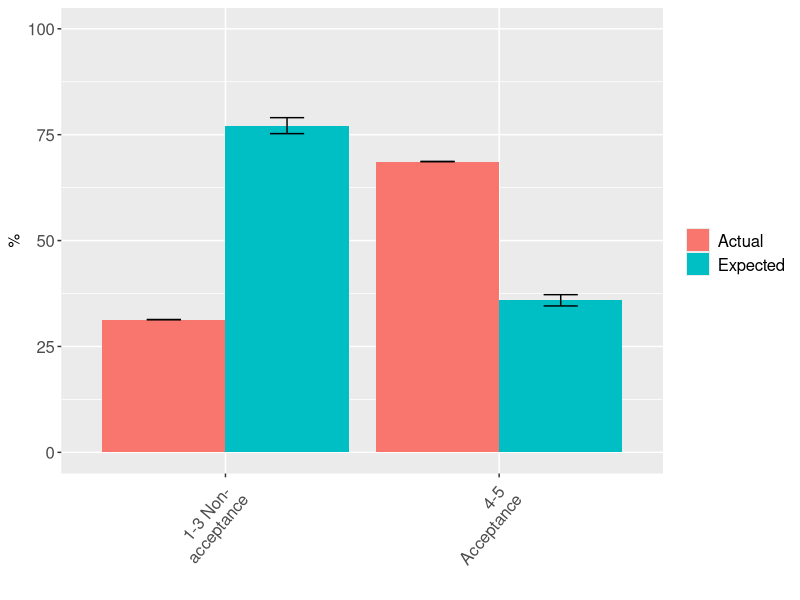
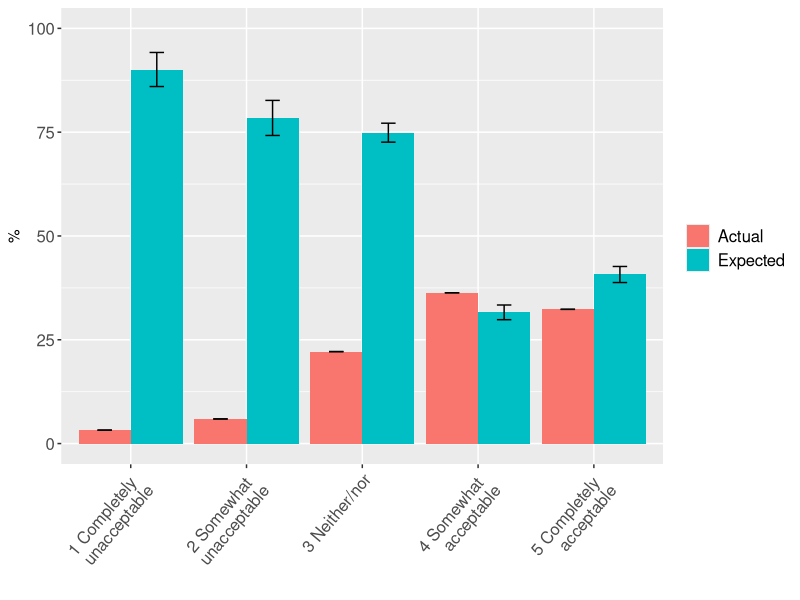
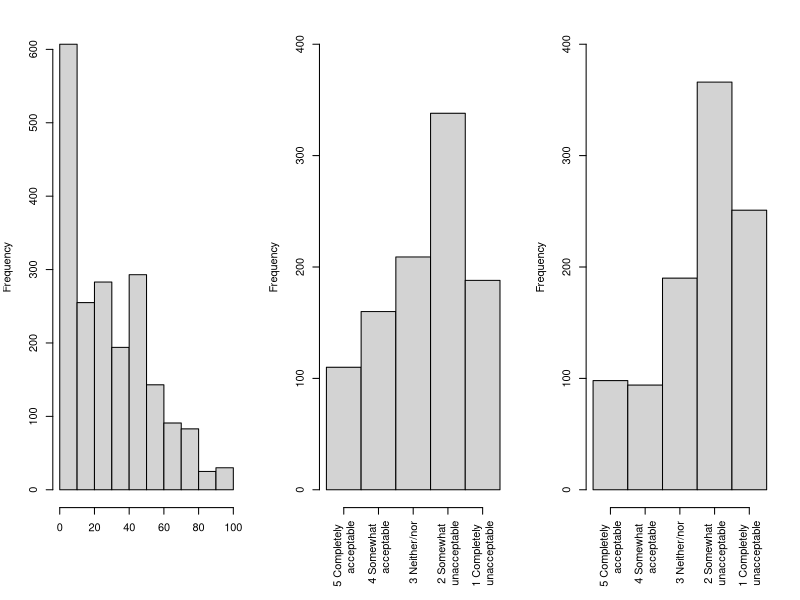

Reproduce these figures in R, in order. (Note: this script raises an error after producing the figures.)

setwd("D:/Projects/2_Working Papers/Topic Modelling Climate/Mestre et al")
#install.packages(c("magrittr", "data.table", 'dplyr', 'ggplot2', 'cluster'))
sapply(c("MASS","DescTools", "magrittr", "data.table", 'plyr','dplyr', 'ggplot2', 'cluster', 'dendextend','pkgbuild','devtools','R.methodsS3','stm','ngram','matrixStats','corrplot','ggpubr','wordcloud','ggplot2'), require, character.only = T)

knitr::opts_chunk$set(fig.width=12, fig.height=12) 
data <- read.csv('UABSES_158632_20190822_spelling corrected_noaccent.csv', header=T, sep=',')
data<-data[,c(-1,-3,-4,-5,-7,-8,-9,-10,-74)]#drop irrelevant columns

PeerEffectAnalysis<-0

for (column in c(2:7,9:53,55:67)){
  data[,column]<-as.numeric(as.character(data[,column])) #make sure all numbers are recognized as numbers
  #data[which(data[,column]==.),column]<-NA #make 8 (no opinion) NA
}
#67 columns, with two being textual responses

# #cleaning, renaming and recoding variabe consistent with the other survey
# data$timing_rec3[data$timing_rec3==3]<-NA
# data$timing_rec3[data$timing_rec3==1]<-0
# data$timing_rec3[data$timing_rec3==2]<-1
# #colnames(data)[18]<-"belief.end.of.growth_recoded"
# data$gender[data$gender==3]<-NA
# data$gender[data$gender==2]<-0 #recoding the variable to make consistent with the other survey
# data$favored_growth_environ_strategy[data$favored_growth_environ_strategy==5]<-NA

colnames(data)<-c("Response.ID","Duration","Gender","Age","Age.cohort","Regional.Code","Number.Inhabitants",
                  "Text.CarbonTaxPolicy","Perceived.CarbonTaxKnowledge",
                  "Knowledge.Test1","Knowledge.Test2","Knowledge.Test3","Knowledge.Test4","Knowledge.Test5","Knowledge.Test6",
                  "Experiment.Group","CT.Effectiveness","CT.Fairness","CT.Object","CT.PersonalCost","CT.LowIncomeEffect","CT.TrustInPoliticians","CT.Acceptability","CT.Objective",
                  "CT.Effectiveness_Rev1","CT.Effectiveness_Rev2","CT.Effectiveness_Rev3","CT.Effectiveness_Rev4","CT.Effectiveness_Rev5","CT.Fairness_Rev1","CT.Fairness_Rev2","CT.Fairness_Rev3","CT.Fairness_Rev4","CT.Fairness_Rev5",
                  "CT.PersonalCost_Rev1","CT.PersonalCost_Rev2","CT.PersonalCost_Rev3","CT.PersonalCost_Rev4","CT.PersonalCost_Rev5",
                  "CT.LowIncomeEffect_Rev1","CT.LowIncomeEffect_Rev2","CT.LowIncomeEffect_Rev3","CT.LowIncomeEffect_Rev4","CT.LowIncomeEffect_Rev5",
                  "CT.Acceptability_Rev1","CT.Acceptability_Rev2","CT.Acceptability_Rev3","CT.Acceptability_Rev4","CT.Acceptability_Rev5","Allocation_Climate","Allocation_LowIncome","Allocation_Universal","EffectivenessOrFairness","Text.CTFairness","NumberOfPeers","NumberOfPeersClimChange","ExpectedSpanishAcceptability","InfoSpanishAcceptability","AcceptabilityAfterInfo","HouseholdSize","MonthlyIncome","Education","ClimateConcern","PoliticalView","PoliticalParty","CarUse","DrivingTime")        

# library(openxlsx)
# write.xlsx(data, 'file_for_Sara.xlsx')
data$InfoSpanishAcceptability[data$InfoSpanishAcceptability==1]<-19
data$InfoSpanishAcceptability[data$InfoSpanishAcceptability==2]<-67

summary(data[,c(2:7,9:53,55:67)])



  data$AvCT.Acceptability<-data$CT.Acceptability_Rev2
  
                           # rowMeans(cbind(data$CT.Acceptability_Rev1,data$CT.Acceptability_Rev2,
                           #        data$CT.Acceptability_Rev3,data$CT.Acceptability_Rev4,
                           #        data$CT.Acceptability_Rev5))
  
  myData_aux<-matrix(0,4,2)
  myData_aux<-as.data.frame(myData_aux)
  colnames(myData_aux)<-c("Estimate", "Acceptance")
  myData_aux[,1]<-c("Actual","Expected","Actual","Expected")
  myData_aux[,2]<-c("4-5 \n Acceptance","4-5 \n Acceptance","1-3 Non- \n acceptance","1-3 Non- \n acceptance")
  myData_aux$mean<-c(sum(data$AvCT.Acceptability>3)/length(data$AvCT.Acceptability)*100,
                     mean(data$ExpectedSpanishAcceptability[data$AvCT.Acceptability>3]),
                     sum(data$AvCT.Acceptability<=3)/length(data$AvCT.Acceptability)*100,
                     100-mean(data$ExpectedSpanishAcceptability[data$AvCT.Acceptability<=3]))
  myData_aux$sd<-c(0,sd(data$ExpectedSpanishAcceptability[data$AvCT.Acceptability>3]),
                   0,sd(100-data$ExpectedSpanishAcceptability[data$AvCT.Acceptability<=3]))
  myData_aux$n<-c(1,sum(data$AvCT.Acceptability>3),1,sum(data$AvCT.Acceptability<=3))
  #myData_aux <- do.call(data.frame, myData_aux)
  myData_aux$se<-myData_aux$sd / sqrt(myData_aux$n)
  
  
  dodge <- position_dodge(width = 0.9)
  limits <- aes(ymax = myData_aux$mean + 2*myData_aux$se,
                ymin = myData_aux$mean - 2*myData_aux$se)
  p <- ggplot(data = myData_aux, aes(x = Acceptance, y = mean, fill = factor(Estimate)))
  p + geom_bar(stat = "identity", position = dodge) +
    geom_errorbar(limits, position = dodge, width = 0.25) +
    labs(x = "", y = "%")+
    scale_fill_discrete(name = "", labels=c("Actual", "Expected"))+ theme(
      axis.text.x = element_blank())+
    ylim(0,100)+
    #scale_x_discrete(labels = c('Unspecified','Low-income transfers','Climate projects','Universal transfers',
    #                            'Low-income+Climate','Universal+Climate'))+ 
    theme(axis.text.x = element_text(size = 12, angle = 50, hjust = 1))+
    theme(axis.text.y = element_text(size = 12),legend.text=element_text(size=12))
  
  myData_aux<-matrix(0,10,2)
  myData_aux<-as.data.frame(myData_aux)
  colnames(myData_aux)<-c("Estimate", "Acceptance")
  myData_aux[,1]<-c("Actual","Expected","Actual","Expected","Actual","Expected","Actual","Expected","Actual","Expected")
  myData_aux[,2]<-c("5 Completely \n acceptable","5 Completely \n acceptable","4 Somewhat \n acceptable","4 Somewhat \n acceptable"
                    ,"3 Neither/nor","3 Neither/nor","2 Somewhat \n unacceptable","2 Somewhat \n unacceptable","1 Completely \n unacceptable","1 Completely \n unacceptable")
  myData_aux$mean<-c(sum(data$AvCT.Acceptability==5)/length(data$AvCT.Acceptability)*100,
                     mean(data$ExpectedSpanishAcceptability[data$AvCT.Acceptability==5]),
                     sum(data$AvCT.Acceptability==4)/length(data$AvCT.Acceptability)*100,
                     mean(data$ExpectedSpanishAcceptability[data$AvCT.Acceptability==4]),
                     sum(data$AvCT.Acceptability==3)/length(data$AvCT.Acceptability)*100,
                     100-mean(data$ExpectedSpanishAcceptability[data$AvCT.Acceptability==3]),
                     sum(data$AvCT.Acceptability==2)/length(data$AvCT.Acceptability)*100,
                     100-mean(data$ExpectedSpanishAcceptability[data$AvCT.Acceptability==2]),
                     sum(data$AvCT.Acceptability==1)/length(data$AvCT.Acceptability)*100,
                     100-mean(data$ExpectedSpanishAcceptability[data$AvCT.Acceptability==1]))
  myData_aux$sd<-c(0,sd(data$ExpectedSpanishAcceptability[data$AvCT.Acceptability==5]),
                   0,sd(data$ExpectedSpanishAcceptability[data$AvCT.Acceptability==4]),
                   0,sd(100-data$ExpectedSpanishAcceptability[data$AvCT.Acceptability==3]),
                   0,sd(100-data$ExpectedSpanishAcceptability[data$AvCT.Acceptability==2]),
                   0,sd(100-data$ExpectedSpanishAcceptability[data$AvCT.Acceptability==1]))
  myData_aux$n<-c(1,sum(data$AvCT.Acceptability==5),1,sum(data$AvCT.Acceptability==4),
                  1,sum(data$AvCT.Acceptability==3),1,sum(data$AvCT.Acceptability==2),
                  1,sum(data$AvCT.Acceptability==1))
  #myData_aux <- do.call(data.frame, myData_aux)
  myData_aux$se<-myData_aux$sd / sqrt(myData_aux$n)
  
  #Figure 1
  dodge <- position_dodge(width = 0.9)
  limits <- aes(ymax = myData_aux$mean + 2*myData_aux$se,
                ymin = myData_aux$mean - 2*myData_aux$se)
  p <- ggplot(data = myData_aux, aes(x = Acceptance, y = mean, fill = factor(Estimate)))
  p + geom_bar(stat = "identity", position = dodge) +
    geom_errorbar(limits, position = dodge, width = 0.25) +
    labs(x = "", y = "%")+
    scale_fill_discrete(name = "", labels=c("Actual", "Expected"))+ theme(
      axis.text.x = element_blank())+
    ylim(0,100)+
    #scale_x_discrete(labels = c('Unspecified','Low-income transfers','Climate projects','Universal transfers',
    #                            'Low-income+Climate','Universal+Climate'))+ 
    theme(axis.text.x = element_text(size = 12, angle = 50, hjust = 1))+
    theme(axis.text.y = element_text(size = 12),legend.text=element_text(size=12))
  
#Figure 1 in the Appendix
  par(mfrow = c(1, 3) ,mar=c(7,4,2,2))
  hist(data$ExpectedSpanishAcceptability, main="",ylab="Frequency",xlab="")
  
  hist(data$AcceptabilityAfterInfo[which(data$InfoSpanishAcceptability==19)], main="",ylab="Frequency",xaxt="n",breaks=c(0,1,2,3,4,5),ylim=c(0,400),xlab="")
  axis(1, at=c(.5,1.5,2.5,3.5,4.5), labels=  c("5 Completely \n acceptable","4 Somewhat \n acceptable",
    "3 Neither/nor","2 Somewhat \n unacceptable","1 Completely \n unacceptable"),las=2) 
  
  
  hist(data$AcceptabilityAfterInfo[which(data$InfoSpanishAcceptability==67)], main="",ylab="Frequency",xaxt="n",breaks=c(0,1,2,3,4,5),ylim=c(0,400),xlab="")
  axis(1, at=c(.5,1.5,2.5,3.5,4.5), labels=  c("5 Completely \n acceptable","4 Somewhat \n acceptable",
                                               "3 Neither/nor","2 Somewhat \n unacceptable","1 Completely \n unacceptable"),las=2) 
  
  
  
  
  
  
  lm_exp<-lm(data$CT.Acceptability ~ data$ExpectedSpanishAcceptability)
  summary(lm_exp)
  
  data$CT.Acceptability<-as.factor(data$CT.Acceptability)
  m_accept <- polr(CT.Acceptability ~  ExpectedSpanishAcceptability
                   , data = data, Hess=TRUE)
  summary(m_accept)
  (ctable <- coef(summary(m_accept)))
  ## calculate and store p values
  p <- pnorm(abs(ctable[, "t value"]), lower.tail = FALSE) * 2
  ## combined table
  (ctable <- cbind(ctable, "p value" = p))
  PseudoR2(m_accept,which="Nagelkerke")
  data$CT.Acceptability<-as.numeric(data$CT.Acceptability)
  
  data$AvCT.Acceptability<-data$CT.Acceptability_Rev2
    # rowMeans(cbind(data$CT.Acceptability_Rev1,data$CT.Acceptability_Rev2,
    #      data$CT.Acceptability_Rev3,data$CT.Acceptability_Rev4,
    #      data$CT.Acceptability_Rev5))
  
  lm_exp<-lm(data$AvCT.Acceptability ~ data$ExpectedSpanishAcceptability)
  summary(lm_exp)
  data_fcb<-data
  data_fcb$PoliticalView[data_fcb$PoliticalView==11]<-NA
  data_fcb$MonthlyIncome[data_fcb$MonthlyIncome==7]<-NA
  lm_exp<-lm(data_fcb$AvCT.Acceptability ~ data_fcb$ExpectedSpanishAcceptability + data_fcb$Age +data_fcb$Gender + 
                                       data_fcb$Education + data_fcb$MonthlyIncome + data_fcb$PoliticalView)
  summary(lm_exp)
  
  data$AvCT.Acceptability<-as.factor(data$AvCT.Acceptability)
  m_accept <- polr(AvCT.Acceptability ~  ExpectedSpanishAcceptability
                   , data = data, Hess=TRUE)
  summary(m_accept)
  (ctable <- coef(summary(m_accept)))
  ## calculate and store p values
  p <- pnorm(abs(ctable[, "t value"]), lower.tail = FALSE) * 2
  ## combined table
  (ctable <- cbind(ctable, "p value" = p))
  PseudoR2(m_accept,which="Nagelkerke")

  
  data_fcb$AvCT.Acceptability<-as.factor(data_fcb$AvCT.Acceptability)
  m_accept <- polr(AvCT.Acceptability ~  ExpectedSpanishAcceptability +Age +Gender + 
                     Education + MonthlyIncome + PoliticalView
                   , data = data_fcb, Hess=TRUE)
  summary(m_accept)
  (ctable <- coef(summary(m_accept)))
  ## calculate and store p values
  p <- pnorm(abs(ctable[, "t value"]), lower.tail = FALSE) * 2
  ## combined table
  (ctable <- cbind(ctable, "p value" = p))
  PseudoR2(m_accept,which="Nagelkerke")
  
  data$AvCT.Acceptability<-as.numeric(data$AvCT.Acceptability)

data$ExpectationGap<-data$ExpectedSpanishAcceptability-data$InfoSpanishAcceptability
data$AcceptabilityDelta<-data$AcceptabilityAfterInfo-data$CT.Acceptability_Rev2
summary(data$AcceptabilityDelta)
#false consensus = expected acceptability - actual acceptability
data$FalseConsensus<-data$ExpectedSpanishAcceptability-sum(data$CT.Acceptability_Rev2>3)/length(data$CT.Acceptability)*100
data$FalseConsensusNew<-matrix(0,length(data$ExpectedSpanishAcceptability),1)
data$FalseConsensusNew[data$CT.Acceptability_Rev2>3]<-data$ExpectedSpanishAcceptability[data$CT.Acceptability_Rev2>3]-sum(data$CT.Acceptability_Rev2>3)/length(data$CT.Acceptability)*100
data$FalseConsensusNew[data$CT.Acceptability_Rev2<=3]<-(100-data$ExpectedSpanishAcceptability[data$CT.Acceptability_Rev2<=3])-sum(data$CT.Acceptability_Rev2<=3)/length(data$CT.Acceptability)*100

summary(data$FalseConsensus)
summary(data$FalseConsensusNew)

DataCorrplot_fcb<-cbind(data$FalseConsensusNew,data$MonthlyIncome,data$PoliticalView,data$Age,
                        data$Gender,data$Number.Inhabitants,data$CT.TrustInPoliticians,
                        data$NumberOfPeers,data$NumberOfPeersClimChange,data$HouseholdSize,
                        data$Education,data$ClimateConcern)
DataCorrplot_fcb<-as.data.frame(DataCorrplot_fcb)

colnames(DataCorrplot_fcb)<-c("FalseConsensusNew","MonthlyIncome","PoliticalView","Age",
                               "Gender","Number.Inhabitants","CT.TrustInPoliticians",
                               "NumberOfPeers","NumberOfPeersClimChange","HouseholdSize",
                               "Education","ClimateConcern")
summary(DataCorrplot_fcb)
par(mfrow = c(1, 2) ,mar=c(4,4,1,2))
hist(DataCorrplot_fcb$PoliticalView)
hist(DataCorrplot_fcb$MonthlyIncome)

DataCorrplot_fcb$PoliticalView[DataCorrplot_fcb$PoliticalView==11]<-NA
DataCorrplot_fcb$MonthlyIncome[DataCorrplot_fcb$MonthlyIncome==7]<-NA

DataCorrplot_fcb<-DataCorrplot_fcb[-which(is.na(DataCorrplot_fcb$PoliticalView)),]
DataCorrplot_fcb<-DataCorrplot_fcb[-which(is.na(DataCorrplot_fcb$MonthlyIncome)),]
ncol<-ncol(DataCorrplot_fcb)
Mmatrix<-matrix(0,ncol,ncol)
for(i in 1:ncol){
  for (j in 1:ncol){
    if (i>j){cc<-cor.test(DataCorrplot_fcb[,i],DataCorrplot_fcb[,j],method = "pearson")
    Mmatrix[i,j]<-cc$estimate
    } else if(j>i){cc<-cor.test(DataCorrplot_fcb[,i],DataCorrplot_fcb[,j],method = "spearman",exact = FALSE)
    Mmatrix[i,j]<-cc$estimate
    } else{ Mmatrix[i,j]<-1}
  }
}
colnames(Mmatrix)<-c("FalseConsensusNew","MonthlyIncome","PoliticalView","Age",
                      "Gender","Number.Inhabitants","CT.TrustInPoliticians",
                      "NumberOfPeers","NumberOfPeersClimChange","HouseholdSize",
                      "Education","ClimateConcern")
rownames(Mmatrix)<-c("FalseConsensusNew","MonthlyIncome","PoliticalView","Age",
                      "Gender","Number.Inhabitants","CT.TrustInPoliticians",
                      "NumberOfPeers","NumberOfPeersClimChange","HouseholdSize",
                      "Education","ClimateConcern")
par(mfrow = c(1, 1) ,mar=c(1,1,1,1))
corrplot(Mmatrix, method = "color",col=colorRampPalette(c("blue","white","red"))(200),
         order = "hclust", number.cex = .5,cl.lim=c(-1,1),
         addCoef.col = "black", # Add coefficient of correlation
         tl.col = "black", tl.srt = 90,tl.cex=.6) # Text label color and rotation)



par(mfrow = c(1, 2) ,mar=c(4,4,1,2))
hist(data$FalseConsensus, main=" ", xlab="Expectation error")
hist(data$FalseConsensusNew, main=" ", xlab="False Consensus")

lm_exp<-lm(data$AcceptabilityDelta ~ data$ExpectationGap)
summary(lm_exp)

lm_exp<-lm(data$AcceptabilityDelta ~ data$FalseConsensus)
summary(lm_exp)

lm_exp<-lm(data$AcceptabilityDelta ~ data$FalseConsensusNew)
summary(lm_exp)

data$AcceptabilityDelta<-as.factor(data$AcceptabilityDelta)
m_accept <- polr(AcceptabilityDelta ~  FalseConsensus
                 , data = data, Hess=TRUE)
summary(m_accept)
(ctable <- coef(summary(m_accept)))
## calculate and store p values
p <- pnorm(abs(ctable[, "t value"]), lower.tail = FALSE) * 2
## combined table
(ctable <- cbind(ctable, "p value" = p))
PseudoR2(m_accept,which="Nagelkerke")

m_accept <- polr(AcceptabilityDelta ~  FalseConsensusNew
                 , data = data, Hess=TRUE)
summary(m_accept)
(ctable <- coef(summary(m_accept)))
## calculate and store p values
p <- pnorm(abs(ctable[, "t value"]), lower.tail = FALSE) * 2
## combined table
(ctable <- cbind(ctable, "p value" = p))
PseudoR2(m_accept,which="Nagelkerke")

var_of_interest<-data$CT.Acceptability_Rev2
mean(var_of_interest)
mean(var_of_interest)-2*sd(var_of_interest)/sqrt(length(var_of_interest))
mean(var_of_interest)+2*sd(var_of_interest)/sqrt(length(var_of_interest))

var_of_interest<-data$AcceptabilityAfterInfo
mean(var_of_interest)
mean(var_of_interest)-2*sd(var_of_interest)/sqrt(length(var_of_interest))
mean(var_of_interest)+2*sd(var_of_interest)/sqrt(length(var_of_interest))

wilcox.test(data$CT.Acceptability_Rev2, data$AcceptabilityAfterInfo, paired = TRUE, alternative = "two.sided")


data_exp<-data[which(data$InfoSpanishAcceptability==19),]
var_of_interest<-data_exp$CT.Acceptability_Rev2
mean(var_of_interest)
mean(var_of_interest)-2*sd(var_of_interest)/sqrt(length(var_of_interest))
mean(var_of_interest)+2*sd(var_of_interest)/sqrt(length(var_of_interest))

var_of_interest<-data_exp$AcceptabilityAfterInfo
mean(var_of_interest)
mean(var_of_interest)-2*sd(var_of_interest)/sqrt(length(var_of_interest))
mean(var_of_interest)+2*sd(var_of_interest)/sqrt(length(var_of_interest))

wilcox.test(data_exp$CT.Acceptability_Rev2, data_exp$AcceptabilityAfterInfo, paired = TRUE, alternative = "two.sided")


data_exp<-data[which(data$InfoSpanishAcceptability==67),]
var_of_interest<-data_exp$CT.Acceptability_Rev2
mean(var_of_interest)
mean(var_of_interest)-2*sd(var_of_interest)/sqrt(length(var_of_interest))
mean(var_of_interest)+2*sd(var_of_interest)/sqrt(length(var_of_interest))

var_of_interest<-data_exp$AcceptabilityAfterInfo
mean(var_of_interest)
mean(var_of_interest)-2*sd(var_of_interest)/sqrt(length(var_of_interest))
mean(var_of_interest)+2*sd(var_of_interest)/sqrt(length(var_of_interest))

wilcox.test(data_exp$CT.Acceptability_Rev2, data_exp$AcceptabilityAfterInfo, paired = TRUE, alternative = "two.sided")


data_exp<-subset(data, data$CT.Acceptability_Rev2>3 & data$InfoSpanishAcceptability==19)
var_of_interest<-data_exp$CT.Acceptability_Rev2
mean(var_of_interest)
mean(var_of_interest)-2*sd(var_of_interest)/sqrt(length(var_of_interest))
mean(var_of_interest)+2*sd(var_of_interest)/sqrt(length(var_of_interest))

var_of_interest<-data_exp$AcceptabilityAfterInfo
mean(var_of_interest)
mean(var_of_interest)-2*sd(var_of_interest)/sqrt(length(var_of_interest))
mean(var_of_interest)+2*sd(var_of_interest)/sqrt(length(var_of_interest))

wilcox.test(data_exp$CT.Acceptability_Rev2, data_exp$AcceptabilityAfterInfo, paired = TRUE, alternative = "two.sided")


data_exp<-subset(data, data$CT.Acceptability_Rev2>3 & data$InfoSpanishAcceptability==67)
var_of_interest<-data_exp$CT.Acceptability_Rev2
mean(var_of_interest)
mean(var_of_interest)-2*sd(var_of_interest)/sqrt(length(var_of_interest))
mean(var_of_interest)+2*sd(var_of_interest)/sqrt(length(var_of_interest))

var_of_interest<-data_exp$AcceptabilityAfterInfo
mean(var_of_interest)
mean(var_of_interest)-2*sd(var_of_interest)/sqrt(length(var_of_interest))
mean(var_of_interest)+2*sd(var_of_interest)/sqrt(length(var_of_interest))

wilcox.test(data_exp$CT.Acceptability_Rev2, data_exp$AcceptabilityAfterInfo, paired = TRUE, alternative = "two.sided")


data_exp<-subset(data, data$CT.Acceptability_Rev2<=3 & data$InfoSpanishAcceptability==19)
var_of_interest<-data_exp$CT.Acceptability_Rev2
mean(var_of_interest)
mean(var_of_interest)-2*sd(var_of_interest)/sqrt(length(var_of_interest))
mean(var_of_interest)+2*sd(var_of_interest)/sqrt(length(var_of_interest))

var_of_interest<-data_exp$AcceptabilityAfterInfo
mean(var_of_interest)
mean(var_of_interest)-2*sd(var_of_interest)/sqrt(length(var_of_interest))
mean(var_of_interest)+2*sd(var_of_interest)/sqrt(length(var_of_interest))

wilcox.test(data_exp$CT.Acceptability_Rev2, data_exp$AcceptabilityAfterInfo, paired = TRUE, alternative = "two.sided")


data_exp<-subset(data, data$CT.Acceptability_Rev2<=3 & data$InfoSpanishAcceptability==67)
var_of_interest<-data_exp$CT.Acceptability_Rev2
mean(var_of_interest)
mean(var_of_interest)-2*sd(var_of_interest)/sqrt(length(var_of_interest))
mean(var_of_interest)+2*sd(var_of_interest)/sqrt(length(var_of_interest))

var_of_interest<-data_exp$AcceptabilityAfterInfo
mean(var_of_interest)
mean(var_of_interest)-2*sd(var_of_interest)/sqrt(length(var_of_interest))
mean(var_of_interest)+2*sd(var_of_interest)/sqrt(length(var_of_interest))

wilcox.test(data_exp$CT.Acceptability_Rev2, data_exp$AcceptabilityAfterInfo, paired = TRUE, alternative = "two.sided")





data$AcceptabilityDelta<-data$AcceptabilityAfterInfo-data$CT.Acceptability_Rev2

data$InteractionSelfPerceived<-data$CT.Acceptability_Rev2*data$ExpectedSpanishAcceptability
summary(data$InteractionSelfPerceived)
table(data$InteractionSelfPerceived)

data_exp1<-subset(data, data$CT.Acceptability_Rev2>3 & data$InfoSpanishAcceptability==19)

hist(data_exp1$FalseConsensus)
hist(data_exp1$FalseConsensusNew)
lm_exp<-lm(data_exp1$AcceptabilityDelta ~ data_exp1$FalseConsensusNew)
summary(lm_exp)
lm_exp2 <- lm(data_exp1$AcceptabilityDelta ~data_exp1$CT.Acceptability_Rev2+data_exp1$ExpectedSpanishAcceptability+
                data_exp1$InteractionSelfPerceived )
summary(lm_exp2)

lm_exp<-lm( data_exp1$FalseConsensusNew ~ data_exp1$AcceptabilityDelta)
summary(lm_exp)


lm_exp<-lm( data_exp1$FalseConsensusNew ~ data_exp1$AcceptabilityDelta+data_exp1$CT.Acceptability_Rev2)
summary(lm_exp)
library(caret)
model1 <- lm(data_exp1$FalseConsensusNew ~data_exp1$AcceptabilityDelta+data_exp1$CT.Acceptability_Rev2)
summary(model1)
car::vif(model1)


library(quantreg)
QR<-rq(data_exp1$FalseConsensusNew ~ data_exp1$AcceptabilityDelta, tau=seq(0.1, 0.9, by=0.15))
sumQR<-summary(QR)
plot(sumQR)
quantile(data_exp1$FalseConsensusNew, c(.2, .4, .6,.8)) 

data_exp1$AcceptabilityDelta<-as.factor(data_exp1$AcceptabilityDelta)
m_accept <- polr(AcceptabilityDelta ~  FalseConsensus
                 , data =data_exp1, Hess=TRUE)
summary(m_accept)
(ctable <- coef(summary(m_accept)))
## calculate and store p values
p <- pnorm(abs(ctable[, "t value"]), lower.tail = FALSE) * 2
## combined table
(ctable <- cbind(ctable, "p value" = p))
PseudoR2(m_accept,which="Nagelkerke")

m_accept <- polr(AcceptabilityDelta ~  FalseConsensusNew
                 , data =data_exp1, Hess=TRUE)
summary(m_accept)
(ctable <- coef(summary(m_accept)))
## calculate and store p values
p <- pnorm(abs(ctable[, "t value"]), lower.tail = FALSE) * 2
## combined table
(ctable <- cbind(ctable, "p value" = p))
PseudoR2(m_accept,which="Nagelkerke")
data_exp1$AcceptabilityDelta<-data_exp1$AcceptabilityAfterInfo-data_exp1$CT.Acceptability_Rev2



data_exp2<-subset(data, data$CT.Acceptability_Rev2<=3 & data$InfoSpanishAcceptability==67)
hist(data_exp2$FalseConsensus)
hist(data_exp2$FalseConsensusNew)

lm_exp<-lm(data_exp2$AcceptabilityDelta ~ data_exp2$FalseConsensusNew)
summary(lm_exp)
lm_exp2 <- lm(data_exp2$AcceptabilityDelta ~data_exp2$CT.Acceptability_Rev2+data_exp2$ExpectedSpanishAcceptability+
                data_exp2$InteractionSelfPerceived )
summary(lm_exp2)

lm_exp<-lm(data_exp2$FalseConsensusNew ~ data_exp2$AcceptabilityDelta)
summary(lm_exp)
lm_exp<-lm( data_exp2$FalseConsensusNew ~ data_exp2$AcceptabilityDelta+data_exp2$CT.Acceptability_Rev2)
summary(lm_exp)
library(caret)
model1 <- lm(data_exp2$FalseConsensusNew ~data_exp2$AcceptabilityDelta+data_exp2$CT.Acceptability_Rev2)
summary(model1)
car::vif(model1)

QR<-rq(data_exp2$FalseConsensusNew ~ data_exp2$AcceptabilityDelta, tau=seq(0.1, 0.9, by=0.15))
sumQR<-summary(QR)
plot(sumQR)
quantile(data_exp2$FalseConsensusNew, c(.2, .4, .6,.8)) 


data_exp2$AcceptabilityDelta<-as.factor(data_exp2$AcceptabilityDelta)
m_accept <- polr(AcceptabilityDelta ~  FalseConsensus
                 , data =data_exp2, Hess=TRUE)
summary(m_accept)
(ctable <- coef(summary(m_accept)))
## calculate and store p values
p <- pnorm(abs(ctable[, "t value"]), lower.tail = FALSE) * 2
## combined table
(ctable <- cbind(ctable, "p value" = p))
PseudoR2(m_accept,which="Nagelkerke")

m_accept <- polr(AcceptabilityDelta ~  FalseConsensusNew
                 , data =data_exp2, Hess=TRUE)
summary(m_accept)
(ctable <- coef(summary(m_accept)))
## calculate and store p values
p <- pnorm(abs(ctable[, "t value"]), lower.tail = FALSE) * 2
## combined table
(ctable <- cbind(ctable, "p value" = p))
PseudoR2(m_accept,which="Nagelkerke")
data_exp2$AcceptabilityDelta<-data_exp2$AcceptabilityAfterInfo-data_exp2$CT.Acceptability_Rev2


data_exp3<-subset(data, data$CT.Acceptability_Rev2>3 & data$InfoSpanishAcceptability==67)
hist(data_exp3$FalseConsensus)
hist(data_exp3$FalseConsensusNew)
lm_exp<-lm(data_exp3$AcceptabilityDelta ~ data_exp3$FalseConsensusNew)
summary(lm_exp)
lm_exp2 <- lm(data_exp3$AcceptabilityDelta ~data_exp3$CT.Acceptability_Rev2+data_exp3$ExpectedSpanishAcceptability+
                data_exp3$InteractionSelfPerceived )
summary(lm_exp2)

lm_exp<-lm(data_exp3$FalseConsensusNew ~ data_exp3$AcceptabilityDelta)
summary(lm_exp)
lm_exp<-lm( data_exp3$FalseConsensusNew ~ data_exp3$AcceptabilityDelta+data_exp3$CT.Acceptability_Rev2)
summary(lm_exp)
library(caret)
model1 <- lm(data_exp3$FalseConsensusNew ~data_exp3$AcceptabilityDelta+data_exp3$CT.Acceptability_Rev2)
summary(model1)
car::vif(model1)
QR<-rq(data_exp3$FalseConsensusNew ~ data_exp3$AcceptabilityDelta, tau=seq(0.1, 0.9, by=0.15))
sumQR<-summary(QR)
plot(sumQR)
quantile(data_exp3$FalseConsensusNew, c(.2, .4, .6,.8)) 


data_exp3$AcceptabilityDelta<-as.factor(data_exp3$AcceptabilityDelta)
m_accept <- polr(AcceptabilityDelta ~  FalseConsensus
                 , data =data_exp3, Hess=TRUE)
summary(m_accept)
(ctable <- coef(summary(m_accept)))
## calculate and store p values
p <- pnorm(abs(ctable[, "t value"]), lower.tail = FALSE) * 2
## combined table
(ctable <- cbind(ctable, "p value" = p))
PseudoR2(m_accept,which="Nagelkerke")

m_accept <- polr(AcceptabilityDelta ~  FalseConsensusNew
                 , data =data_exp3, Hess=TRUE)
summary(m_accept)
(ctable <- coef(summary(m_accept)))
## calculate and store p values
p <- pnorm(abs(ctable[, "t value"]), lower.tail = FALSE) * 2
## combined table
(ctable <- cbind(ctable, "p value" = p))
PseudoR2(m_accept,which="Nagelkerke")
data_exp3$AcceptabilityDelta<-data_exp3$AcceptabilityAfterInfo-data_exp3$CT.Acceptability_Rev2


data_exp4<-subset(data, data$CT.Acceptability_Rev2<=3 & data$InfoSpanishAcceptability==19)
hist(data_exp4$FalseConsensus)
hist(data_exp4$FalseConsensusNew)

lm_exp<-lm(data_exp4$AcceptabilityDelta ~ data_exp4$FalseConsensusNew)
summary(lm_exp)
lm_exp2 <- lm(data_exp4$AcceptabilityDelta ~data_exp4$CT.Acceptability_Rev2+data_exp4$ExpectedSpanishAcceptability+
                data_exp4$InteractionSelfPerceived )
summary(lm_exp2)

lm_exp<-lm(data_exp4$FalseConsensusNew ~ data_exp4$AcceptabilityDelta)
summary(lm_exp)
lm_exp<-lm( data_exp4$FalseConsensusNew ~ data_exp4$AcceptabilityDelta+data_exp4$CT.Acceptability_Rev2)
summary(lm_exp)
library(caret)
model1 <- lm(data_exp4$FalseConsensusNew ~data_exp4$AcceptabilityDelta+data_exp4$CT.Acceptability_Rev2)
summary(model1)
car::vif(model1)
QR<-rq(data_exp4$FalseConsensusNew ~ data_exp4$AcceptabilityDelta, tau=seq(0.1, 0.9, by=0.15))
sumQR<-summary(QR)
plot(sumQR)
quantile(data_exp4$FalseConsensusNew, c(.2, .4, .6,.8)) 


data_exp4$AcceptabilityDelta<-as.factor(data_exp4$AcceptabilityDelta)
m_accept <- polr(AcceptabilityDelta ~  FalseConsensus
                 , data =data_exp4, Hess=TRUE)
summary(m_accept)
(ctable <- coef(summary(m_accept)))
## calculate and store p values
p <- pnorm(abs(ctable[, "t value"]), lower.tail = FALSE) * 2
## combined table
(ctable <- cbind(ctable, "p value" = p))
PseudoR2(m_accept,which="Nagelkerke")

m_accept <- polr(AcceptabilityDelta ~  FalseConsensusNew
                 , data =data_exp4, Hess=TRUE)
summary(m_accept)
(ctable <- coef(summary(m_accept)))
## calculate and store p values
p <- pnorm(abs(ctable[, "t value"]), lower.tail = FALSE) * 2
## combined table
(ctable <- cbind(ctable, "p value" = p))
PseudoR2(m_accept,which="Nagelkerke")
data_exp4$AcceptabilityDelta<-data_exp4$AcceptabilityAfterInfo-data_exp4$CT.Acceptability_Rev2





par(mfrow = c(1, 3) ,mar=c(4,4,1,2))
plot(x=data$FalseConsensus, y=data$AcceptabilityDelta, 
     xlab="False consensus", ylab="Change in acceptability rate",ylim=c(-4,4), main="full sample")
abline(lm(data$AcceptabilityDelta ~ data$FalseConsensus))

plot(x=data_exp1$FalseConsensus, y=data_exp1$AcceptabilityDelta, 
     xlab="False consensus", ylab="Change in acceptability rate",ylim=c(-4,4), main="subsample 1")
abline(lm(data_exp1$AcceptabilityDelta ~ data_exp1$FalseConsensus))

plot(x=data_exp2$FalseConsensus, y=data_exp2$AcceptabilityDelta, 
     xlab="False consensus", ylab="Change in acceptability rate",ylim=c(-4,4), main="subsample 2")
abline(lm(data_exp2$AcceptabilityDelta ~ data_exp2$FalseConsensus))



layout(matrix(c(1,1,2,3,1,1,4,5), nrow = 2, ncol = 4, byrow = TRUE))
hist(data$FalseConsensusNew,
     xlab="False consensus", ylab="Frequency", main="Full sample", cex.main = 2)

hist(data_exp3$FalseConsensusNew,     
     xlab="False consensus", ylab="Frequency",main="CT acceptance and 67% message", cex.main = 1.2)

hist(data_exp2$FalseConsensusNew,
     xlab="False consensus", ylab="Frequency", main="CT non-acceptance and 67% message", cex.main = 1.2)

hist(data_exp1$FalseConsensusNew,  
     xlab="False consensus", ylab="Frequency",main="CT acceptance and 19% message", cex.main = 1.2)

hist(data_exp4$FalseConsensusNew, 
     xlab="False consensus", ylab="Frequency", main="CT non-acceptance and 19% message", cex.main = 1.2)



layout(matrix(c(1,1,2,3,1,1,4,5), nrow = 2, ncol = 4, byrow = TRUE))
plot(x=data$FalseConsensusNew, y=data$AcceptabilityDelta, 
     xlab="False consensus", ylab="Change in acceptability rate",ylim=c(-4,4), main="Full sample", cex.main = 2)
abline(lm(data$AcceptabilityDelta ~ data$FalseConsensusNew))

plot(x=data_exp3$FalseConsensusNew, y=data_exp3$AcceptabilityDelta, 
     xlab="False consensus", ylab="Change in acceptability rate",ylim=c(-4,4), main="CT acceptance and 67% message", cex.main = 1.2)
abline(lm(data_exp3$AcceptabilityDelta ~ data_exp3$FalseConsensusNew))

plot(x=data_exp2$FalseConsensusNew, y=data_exp2$AcceptabilityDelta, 
     xlab="False consensus", ylab="Change in acceptability rate",ylim=c(-4,4), main="CT non-acceptance and 67% message", cex.main = 1.2)
abline(lm(data_exp2$AcceptabilityDelta ~ data_exp2$FalseConsensusNew))

plot(x=data_exp1$FalseConsensusNew, y=data_exp1$AcceptabilityDelta, 
     xlab="False consensus", ylab="Change in acceptability rate",ylim=c(-4,4), main="CT acceptance and 19% message", cex.main = 1.2)
abline(lm(data_exp1$AcceptabilityDelta ~ data_exp1$FalseConsensusNew))

plot(x=data_exp4$FalseConsensusNew, y=data_exp4$AcceptabilityDelta, 
     xlab="False consensus", ylab="Change in acceptability rate",ylim=c(-4,4), main="CT non-acceptance and 19% message", cex.main = 1.2)
abline(lm(data_exp4$AcceptabilityDelta ~ data_exp4$FalseConsensusNew))

# Show the area only
ggplot(data, aes(x=FalseConsensusNew, y=AcceptabilityDelta))+ geom_point() +  
#ggplot(data, aes(x=FalseConsensusNew, y=AcceptabilityDelta) ) +
  stat_density_2d(aes(fill = ..level..), geom = "polygon")+  ylim(-4, 4)+ 
  geom_smooth(method = "lm", se = FALSE,colour="red")+ 
  scale_alpha_continuous(limits=c(0.001,0.02))+ labs(fill = "density", title="Full sample",
  x ="False consensus", y = "Change in acceptance rate")


library(gridExtra)
library(grid)
library(ggplot2)
library(lattice)
p1<-ggplot(data_exp3, aes(x=FalseConsensusNew, y=AcceptabilityDelta) )+ geom_point()  +
  stat_density_2d(aes(fill = ..level..), geom = "polygon")+  ylim(-4, 4)+ 
  geom_smooth(method = "lm", se = FALSE,colour="red")+ 
  scale_alpha_continuous(limits=c(0.001,0.02))+ 
  scale_alpha_continuous(limits=c(0.001,0.02))+ labs(fill = "density", title="CT acceptance and 67% message",
                                                     x ="False consensus \n expected acceptance  - public acceptance", y = "Change in acceptance rate")


p2<-ggplot(data_exp2, aes(x=FalseConsensusNew, y=AcceptabilityDelta) )+ geom_point()  +
  stat_density_2d(aes(fill = ..level..), geom = "polygon")+  ylim(-4, 4)+ 
  geom_smooth(method = "lm", se = FALSE,colour="red")+ 
  scale_alpha_continuous(limits=c(0.001,0.02))+ labs(fill = "density", title="CT non-acceptance and 67% message",
                                                     x ="False consensus \n expected non-acceptance  - public non-acceptance", y = "Change in acceptance rate")

p3<-ggplot(data_exp1, aes(x=FalseConsensusNew, y=AcceptabilityDelta) )+ geom_point()  +
  stat_density_2d(aes(fill = ..level..), geom = "polygon")+  ylim(-4, 4)+ 
  geom_smooth(method = "lm", se = FALSE,colour="red")+ 
  scale_alpha_continuous(limits=c(0.001,0.02))+ labs(fill = "density", title="CT acceptance and 19% message",
                                                     x ="False consensus \n expected acceptance  - public acceptance", y = "Change in acceptance rate")

p4<-ggplot(data_exp4, aes(x=FalseConsensusNew, y=AcceptabilityDelta) )+ geom_point()  +
  stat_density_2d(aes(fill = ..level..), geom = "polygon")+  ylim(-4, 4)+ 
  geom_smooth(method = "lm", se = FALSE,colour="red")+ 
  scale_alpha_continuous(limits=c(0.001,0.02))+ labs(fill = "density", title="CT non-acceptance and 19% message",
                                                     x ="False consensus \n expected non-acceptance  - public non-acceptance", y = "Change in acceptance rate")

grid.arrange(p1, p2, p3, p4, ncol=2)


sp <- ggscatter(data, x = "FalseConsensus", y = "AcceptabilityDelta",
                add = "reg.line",  # Add regressin line
                add.params = list(color = "blue", fill = "lightgray"), # Customize reg. line
                conf.int = TRUE, # Add confidence interval
                ylim=c(-10,+10))
# Add correlation coefficient
sp + stat_cor(method = "spearman", label.x = 3, label.y = 1.5, cex=3)




p1<-ggplot(data_exp3, aes(x=AcceptabilityDelta, y=FalseConsensusNew) )+ geom_point()  +
  stat_density_2d(aes(fill = ..level..), geom = "polygon")+  xlim(-4, 4)+  ylim(-50,100)+
  geom_smooth(method = "lm", se = FALSE,colour="red")+ 
  #scale_alpha_continuous(limits=c(0.001,0.02))+ 
  #scale_alpha_continuous(limits=c(0.001,0.02))+ 
  labs(fill = "density", title="CT acceptance and 67% message",
  x ="Change in acceptance rate", y = "False consensus effect")+
  theme(text = element_text(size = 14)) 


p2<-ggplot(data_exp2, aes(x=AcceptabilityDelta, y=FalseConsensusNew) )+ geom_point()  +
  stat_density_2d(aes(fill = ..level..), geom = "polygon")+  xlim(-4, 4)+ 
  geom_smooth(method = "lm", se = FALSE,colour="red")+  ylim(-50,100)+
  scale_alpha_continuous(limits=c(0.001,0.02))+ labs(fill = "density", title="CT non-acceptance and 67% message",
                                                     x ="Change in acceptance rate", y = "False consensus effect")+
  theme(text = element_text(size = 14)) 

p3<-ggplot(data_exp1, aes(x=AcceptabilityDelta, y=FalseConsensusNew) )+ geom_point()  +
  stat_density_2d(aes(fill = ..level..), geom = "polygon")+  xlim(-4, 4)+ 
  geom_smooth(method = "lm", se = FALSE,colour="red")+    ylim(-50,100)+
  scale_alpha_continuous(limits=c(0.001,0.02))+ labs(fill = "density", title="CT acceptance and 19% message",
                                                     x ="Change in acceptance rate", y = "False consensus effect")+
  theme(text = element_text(size = 14)) 

p4<-ggplot(data_exp4, aes(x=AcceptabilityDelta, y=FalseConsensusNew) )+ geom_point()  +
  stat_density_2d(aes(fill = ..level..), geom = "polygon")+  xlim(-4, 4)+ 
  geom_smooth(method = "lm", se = FALSE,colour="red")+   ylim(-50,100)+
  scale_alpha_continuous(limits=c(0.001,0.02))+ labs(fill = "density", title="CT non-acceptance and 19% message",
                                                     x ="Change in acceptance rate", y = "False consensus effect")+
  theme(text = element_text(size = 14)) 

grid.arrange(p1, p2, p3, p4, ncol=2)

